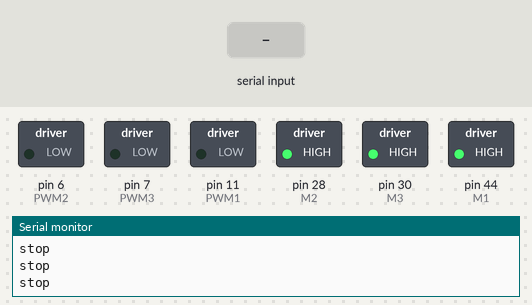
This sketch was run on a simulated Arduino Mega 2560, built with avr-gcc and run on an emulated ATmega2560. Parts: switched loads named in the sketch (green lamp = pin HIGH), the last lines printed to the serial monitor. Inputs (shaded band) come from the test bench.

Above: at 1.2 s.
1.3 s: "l" received over the second serial link
At 1.8 s:
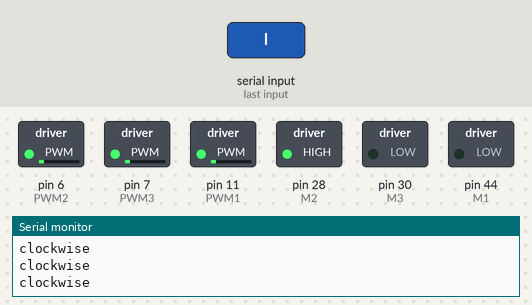
2.8 s: "r" received over the second serial link
At 4.0 s:
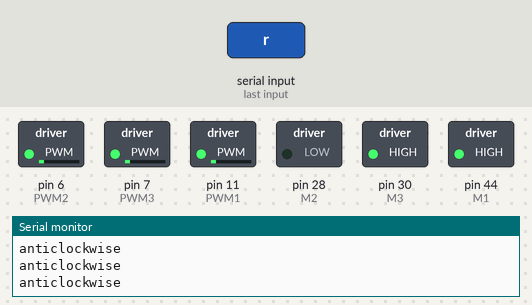
4.3 s: "S" received over the second serial link
At 5.0 s:
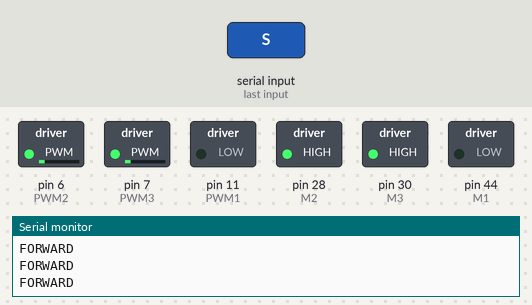
5.8 s: "B" received over the second serial link
At 6.3 s:
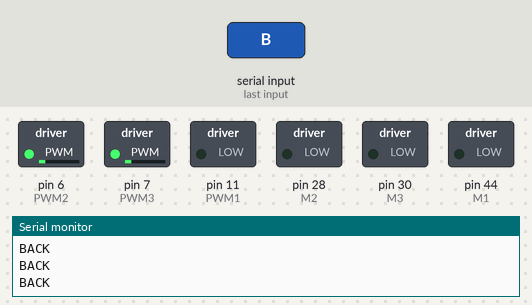
7.3 s: "L" received over the second serial link
At 8.4 s:
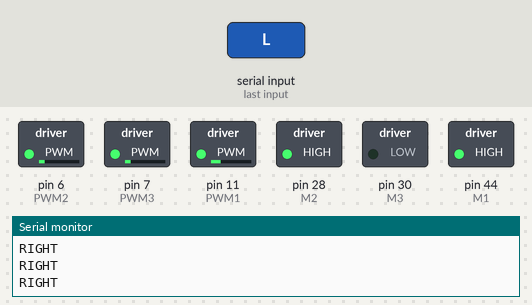
8.8 s: "R" received over the second serial link
At 9.7 s:
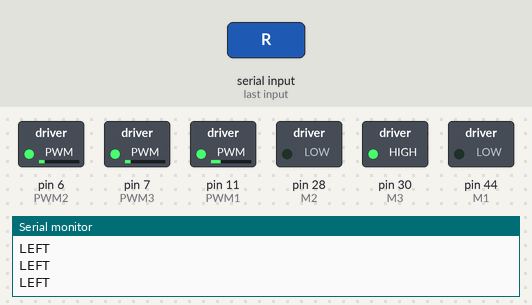
Timing chart, 0 to 11.3 s (numbered marks = the images above; inputs shaded):
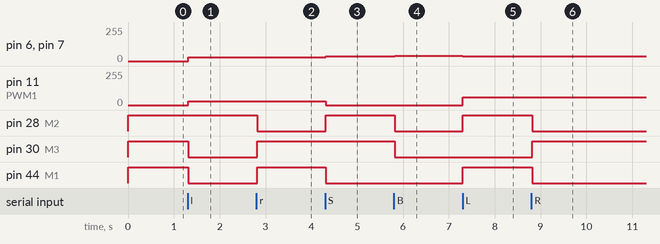

Measured:
- after the input at 1.3 s, pin 6 (PWM2), pin 7 (PWM3), pin 11 (PWM1): 0/255 → 30/255 at once; pin 30 (M3), pin 44 (M1): HIGH → LOW at once
- after the input at 2.8 s, pin 28 (M2): HIGH → LOW at once; pin 30 (M3), pin 44 (M1): LOW → HIGH at once
- after the input at 4.3 s, pin 6 (PWM2), pin 7 (PWM3): 30/255 → 35/255 at once; pin 11 (PWM1): 30/255 → 0/255 at once; pin 28 (M2): LOW → HIGH at once; pin 44 (M1): HIGH → LOW at once
- after the input at 5.8 s, pin 6 (PWM2), pin 7 (PWM3): 35/255 → 40/255 at once; pin 28 (M2), pin 30 (M3): HIGH → LOW at once
- after the input at 7.3 s, pin 6 (PWM2), pin 7 (PWM3): 40/255 → 35/255 at once; pin 11 (PWM1): 0/255 → 60/255 at once; pin 28 (M2), pin 44 (M1): LOW → HIGH at once
- after the input at 8.8 s, pin 28 (M2), pin 44 (M1): HIGH → LOW at once; pin 30 (M3): LOW → HIGH at once

The sketch:

bhau3_final_locomotion.ino
```cpp
#include<SoftwareSerial.h>
#include "define.h"
SoftwareSerial BT(A14, A15); //RX TX
char c;

void setup()
{
  BT.begin(9600);
  Serial.begin(9600);

  pinMode(PWM1, OUTPUT); //PW1
  pinMode(PWM2, OUTPUT); //PW2
  pinMode(PWM3, OUTPUT); //PW3
  pinMode(M1, OUTPUT); //DIR 1
  pinMode(M2, OUTPUT); //DIR 2
  pinMode(M3, OUTPUT); //DIR 3

}
void loop()
{

  if (BT.available())
  {
    c = BT.read();

  }


switch (c) {
case 'l':
  Serial.println("clockwise");
  digitalWrite(M1 , LOW);
  digitalWrite(M2, HIGH);
  digitalWrite(M3 , LOW);
  analogWrite(PWM1 , 30);
  analogWrite(PWM2, 30);
  analogWrite(PWM3, 30);
  break;
case 'r':
  Serial.println("anticlockwise");
  digitalWrite(M1, HIGH);
  digitalWrite(M2, LOW);
  digitalWrite(M3 , HIGH);
  analogWrite(PWM1 , 30);
  analogWrite(PWM2 , 30);
  analogWrite(PWM3, 30);
  break;
case 's':
  Serial.println("stop");
  digitalWrite(M1 , HIGH);
  digitalWrite(M2, HIGH);
  digitalWrite(M3, HIGH);
  analogWrite(PWM1, 0);
  analogWrite(PWM2, 0);
  analogWrite(PWM3, 0);
  break;
case 'S':
  Serial.println("FORWARD");
  digitalWrite(M1 , LOW);
  digitalWrite(M2, HIGH);
  digitalWrite(M3 , HIGH);
  analogWrite(PWM1 , 0);
  analogWrite(PWM2, 35);
  analogWrite(PWM3 , 35);
  break;
case 'B':
  Serial.println("BACK");
  digitalWrite(M1 , LOW);
  digitalWrite(M2, LOW);
  digitalWrite(M3 , LOW);
  analogWrite(PWM1, 0);
  analogWrite(PWM2, 40);
  analogWrite(PWM3, 40);
  break;
case 'L':
  Serial.println("RIGHT");
  digitalWrite(M1 , HIGH);
  digitalWrite(M2, HIGH);
  digitalWrite(M3 , LOW);
  analogWrite(PWM1 , 60);
  analogWrite(PWM2, 35);
  analogWrite(PWM3 , 35);
  break;
case 'R':
  Serial.println("LEFT");
  digitalWrite(M1, LOW);
  digitalWrite(M2, LOW);
  digitalWrite(M3 , HIGH);
  analogWrite(PWM1 , 60);
  analogWrite(PWM2, 35);
  analogWrite(PWM3, 35);
  break;
default:
  Serial.println("stop");
  digitalWrite(M1, HIGH);
  digitalWrite(M2, HIGH);
  digitalWrite(M3 , HIGH);
  analogWrite(PWM1, 0);
  analogWrite(PWM2, 0);
  analogWrite(PWM3, 0);
  break;

}

}
```

define.h
```cpp
//Motor 1
#define M1 44
#define PWM1 11

//Motor 2
#define M2 28
#define PWM2 6

//Motor 3
#define M3 30
#define PWM3 7

//POT 1
#define PT1 A3
//Window Motor 1 //Candle
#define W1A 22
#define W1B 23
#define W1PWM 6

//POT 2
#define PT2 A2
//Window Motor 2 //Thanos
#define WM2A 24
#define WM2B 25
#define W2PWM 7

//Stepper Motor
#define STP_DIR 26
#define STP_STEP 27

//Software Serial
#define TX A4   //Software serial TX
#define RX A5   //Software Serial RX

//Encoder 1
#define EN1A 28
#define EN1B 29

//Encoder 2
#define EN2A 30
#define EN2B 31
```
